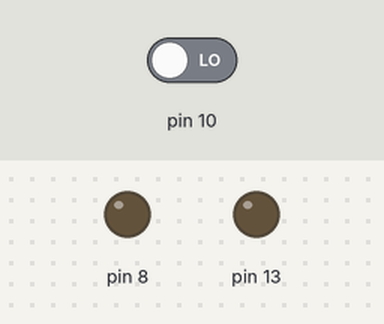
This sketch was run on a simulated Arduino Uno, built with avr-gcc and run on an emulated ATmega328P. Shown: output pins drawn as LEDs (lit = HIGH). Dashed ring = blinking. The inputs (shaded band) are chosen by the test bench; at power-on: pin 10 LOW.

Above: at 1.2 s.
1.3 s: pin 10 driven HIGH
At 4.2 s:
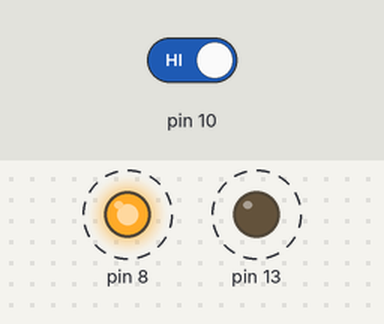
4.3 s: pin 10 driven LOW
At 5.1 s:
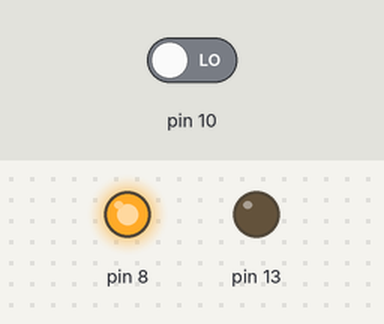
Timing chart, 0 to 7.3 s (numbered marks = the images above; inputs shaded):
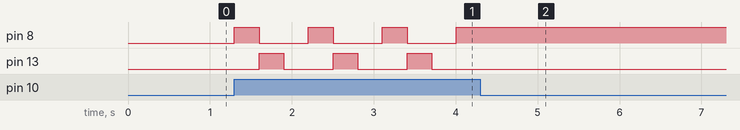

Measured:
- after the input at 1.3 s, pin 8: alternates HIGH for 0.30 s and LOW for 0.60 s, starting at once; pin 13: alternates HIGH for 0.30 s and LOW for 0.60 s, starting after 0.30 s
- after the input at 4.3 s, pin 8: stops changing and stays HIGH; pin 13: stops changing and stays LOW

The sketch:

multi_state_alarm.ino
```cpp
// Code generated by ArduinoML
// Structural concepts
void setup() {
	pinMode(13, OUTPUT);
	pinMode(8, OUTPUT);
	pinMode(10, INPUT);
}

//Behavioral concepts
long time=0; long debounce = 300;

void state_off() {
	digitalWrite(13, LOW);
	digitalWrite(8, LOW);
	boolean guard = millis() - time > debounce;
	if ((digitalRead(10) == HIGH) && guard ) {
		time = millis();
		state_buzz_on();
	}
	else { state_off(); }
}

void state_buzz_on() {
	digitalWrite(13, LOW);
	digitalWrite(8, HIGH);
	boolean guard = millis() - time > debounce;
	if ((digitalRead(10) == HIGH) && guard ) {
		time = millis();
		state_led_on();
	}
	else { state_buzz_on(); }
}

void state_led_on() {
	digitalWrite(13, HIGH);
	digitalWrite(8, LOW);
	boolean guard = millis() - time > debounce;
	if ((digitalRead(10) == HIGH) && guard ) {
		time = millis();
		state_off();
	}
	else { state_led_on(); }
}

void loop() {state_off();} // Entering init state
```
